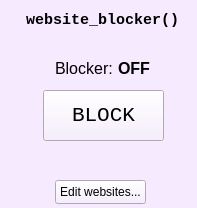
<?xml version="1.0" encoding="UTF-8"?>
<ui version="4.0">
 <class>Form</class>
 <widget class="QWidget" name="Form">
  <property name="geometry">
   <rect>
    <x>0</x>
    <y>0</y>
    <width>197</width>
    <height>208</height>
   </rect>
  </property>
  <property name="sizePolicy">
   <sizepolicy hsizetype="Preferred" vsizetype="Preferred">
    <horstretch>0</horstretch>
    <verstretch>0</verstretch>
   </sizepolicy>
  </property>
  <property name="minimumSize">
   <size>
    <width>0</width>
    <height>0</height>
   </size>
  </property>
  <property name="windowTitle">
   <string>Form</string>
  </property>
  <property name="styleSheet">
   <string notr="true">background-color: rgb(246, 234, 255);</string>
  </property>
  <widget class="QLabel" name="widgetTitleLabel">
   <property name="geometry">
    <rect>
     <x>12</x>
     <y>10</y>
     <width>181</width>
     <height>20</height>
    </rect>
   </property>
   <property name="sizePolicy">
    <sizepolicy hsizetype="Preferred" vsizetype="Preferred">
     <horstretch>1</horstretch>
     <verstretch>1</verstretch>
    </sizepolicy>
   </property>
   <property name="font">
    <font>
     <family>Consolas</family>
     <pointsize>11</pointsize>
     <bold>true</bold>
    </font>
   </property>
   <property name="text">
    <string>website_blocker()</string>
   </property>
   <property name="alignment">
    <set>Qt::AlignmentFlag::AlignCenter</set>
   </property>
  </widget>
  <widget class="QLabel" name="label_2">
   <property name="geometry">
    <rect>
     <x>55</x>
     <y>60</y>
     <width>61</width>
     <height>16</height>
    </rect>
   </property>
   <property name="font">
    <font>
     <pointsize>12</pointsize>
     <bold>false</bold>
    </font>
   </property>
   <property name="text">
    <string>Blocker:</string>
   </property>
  </widget>
  <widget class="QLabel" name="statusLabel">
   <property name="geometry">
    <rect>
     <x>118</x>
     <y>60</y>
     <width>49</width>
     <height>16</height>
    </rect>
   </property>
   <property name="font">
    <font>
     <pointsize>12</pointsize>
     <bold>true</bold>
    </font>
   </property>
   <property name="text">
    <string>OFF</string>
   </property>
  </widget>
  <widget class="QPushButton" name="blockButton">
   <property name="geometry">
    <rect>
     <x>43</x>
     <y>90</y>
     <width>121</width>
     <height>51</height>
    </rect>
   </property>
   <property name="font">
    <font>
     <family>Consolas</family>
     <pointsize>16</pointsize>
    </font>
   </property>
   <property name="text">
    <string>BLOCK</string>
   </property>
   <property name="icon">
    <iconset>
     <normaloff>../../assets/run.png</normaloff>../../assets/run.png</iconset>
   </property>
   <property name="iconSize">
    <size>
     <width>32</width>
     <height>32</height>
    </size>
   </property>
  </widget>
  <widget class="QPushButton" name="editButton">
   <property name="geometry">
    <rect>
     <x>55</x>
     <y>180</y>
     <width>91</width>
     <height>24</height>
    </rect>
   </property>
   <property name="text">
    <string>Edit websites...</string>
   </property>
  </widget>
 </widget>
 <resources/>
 <connections/>
</ui>
